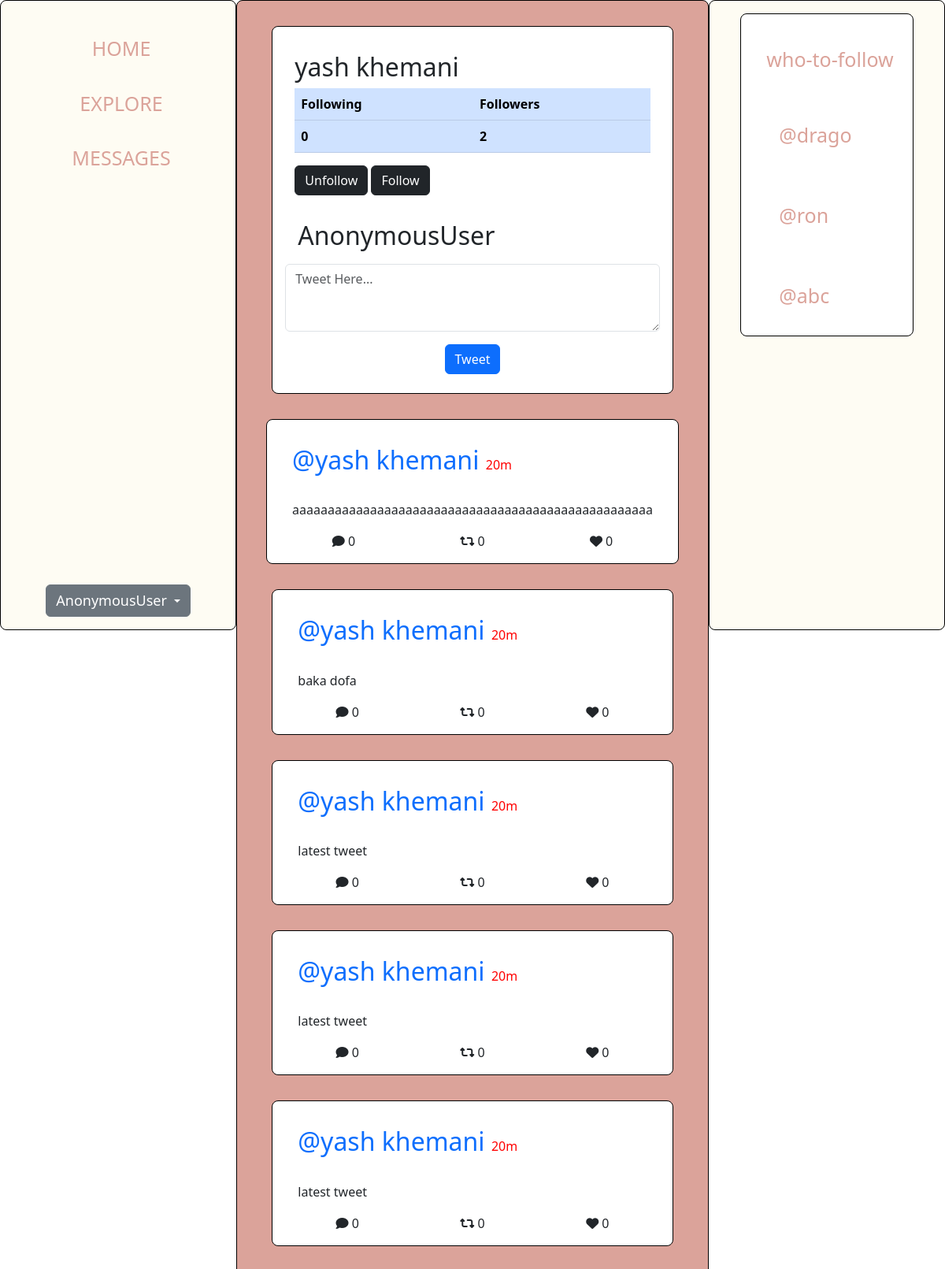
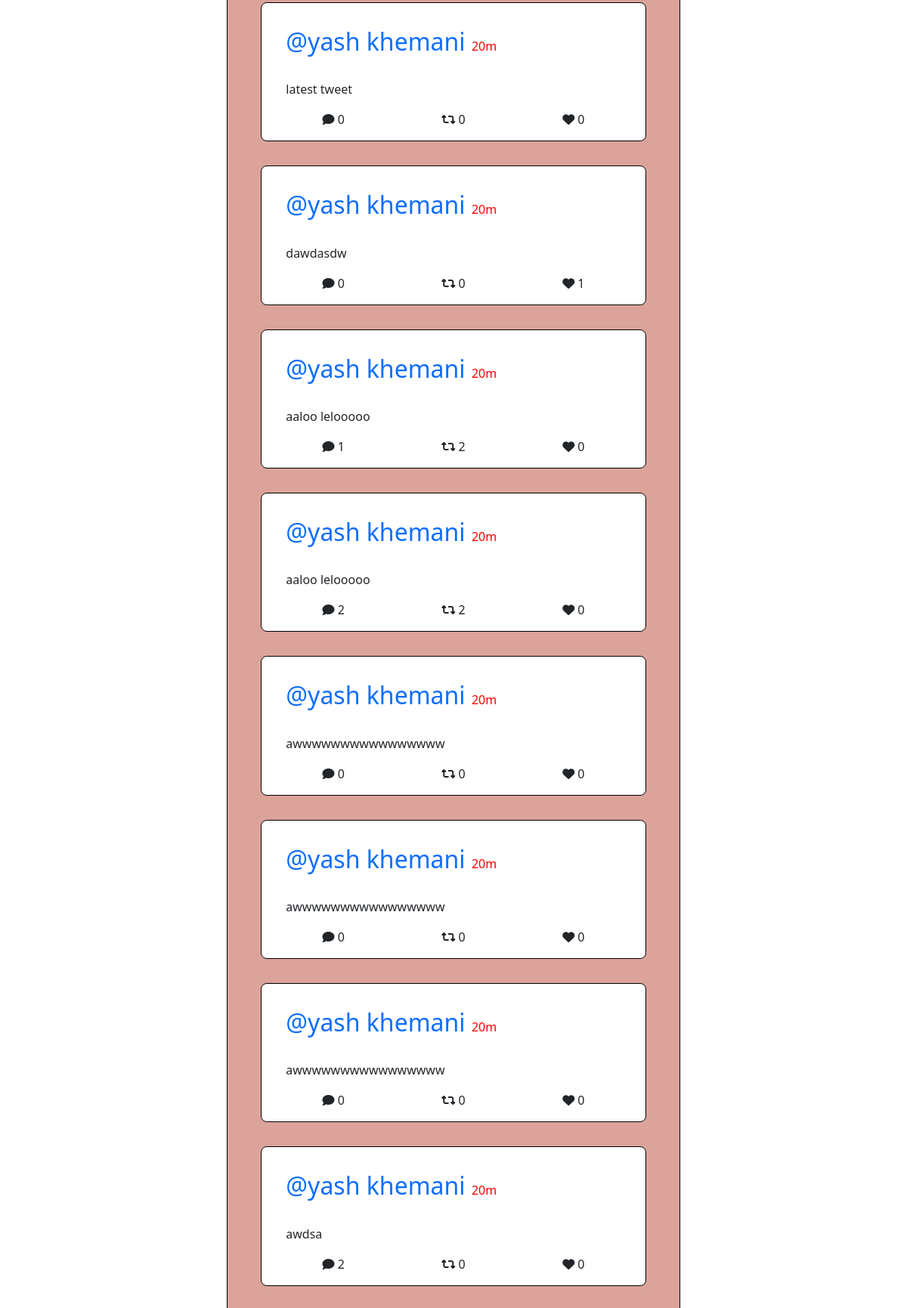
Screenshot of /yyash (upper part) with the database file from the repository (2 pictures, top to bottom).
### base/models.py (models this page shows, shortened)
class CustomUser(AbstractUser):
    def __str__(self):
        name = self.first_name + ' ' + self.last_name
        if (len(name)==1):
            return self.username
        else:
            return name

class Tweet(models.Model):
    host = models.ForeignKey(CustomUser, on_delete=models.CASCADE, null=True, related_name='tweets')
    desciption = models.TextField(null=False, blank=False)
    created = models.DateTimeField(auto_now_add=True)
    class Meta:
        ordering = ['-created']

### base/views.py (the view)
# urls.py: path('<str:username>', views.profilePage, name='profilePage'),
def profilePage(request, username):
    try:
        user = CustomUser.objects.get(username=username)
    except:
        messages.error(request, 'User does not exist')
        return HttpResponseRedirect(reverse('homePage'))
    tweets = user.tweets.all()
    who_to_follow = CustomUser.objects.exclude(username=request.user.username).order_by('-date_joined')[:3]
    return render(request, "base/profilePage.html", {
        'tweets' : tweets,
        'wtf':who_to_follow,
        'user':user
    })

### base/templates/base/profilePage.html (shortened to what this page needs)
{% extends 'base/feed.html' %}
{% load static %}
{% block user_following_followers %}
<div class="container my-3">
    <div class="profile-page-header">
        <h2>
            {{user}}
        </h2>
        <table class="table table-primary">
            <tr>
                <th>Following</th>
                <th>Followers</th>
            </tr>
            <tr>
                <th>{{ user.following.count }}</th>
                <th>{{ user.followers.count }}</th>
            </tr>
        </table>
        {% if request.user != user %}
            <button class="btn btn-dark unfollow-btn">Unfollow</button>
            <button class="btn btn-dark follow-btn">Follow</button>
        {% endif %}
    </div>
</div>
{% endblock user_following_followers %}

### base/templates/base/feed.html (shortened to what this page needs)
{% extends 'base/homePage.html' %}
{% load static %}
{% block feed %}
<div class="card tweet">
{% block user_following_followers %}
{% endblock user_following_followers %}
    <form action="{% url 'homePage' %}" method="post">
        <div class="tweet-header form-group">
            <h2>
                {{request.user}}
            </h2>
        </div>
        <div class="form-group">
            <textarea class="form-control" placeholder="Tweet Here..." rows="3" name="tweet"></textarea>
        </div>
        <div class="tweet-footer">
            <button type="submit" class="btn btn-primary mb-2 my-3">Tweet</button>
        </div>
    </form>
</div>
    {% for tweet in tweets %}
    <div class="tweet card" data-id={{tweet.id}}>
        <div class="tweet-header">
            <a href="{% url 'profilePage' tweet.host.username %}" style="text-decoration: none;">
                <h2>
                    @{{tweet.host}}
                </h2>
            </a>
            <span id="time-since-tweet-created">20m</span>
        </div>
        <div class="tweet-body">
            {{tweet.desciption}}
        </div>
        <div class="tweet-footer">
            <div class="likes">
                <i class="fa-solid fa-comment"></i> </i>
                <span>
                    {{ tweet.comments.count }}
                </span>
            </div>
            <div class="likes">
                <i class="fa-solid fa-retweet retweet-icon"></i>
              <span>{{tweet.retweets.count}}</span>
            </div>
            <div class="likes">
                <i class="fa-solid fa-heart heart-icon"></i>
                <span>{{tweet.liked.count}}</span>
            </div>
        </div>
    </div>
    {% endfor %}
{% endblock feed %}

### base/templates/base/homePage.html (shortened to what this page needs)
{% extends 'base/layout.html' %}
{% load static %}
{% block css %}
<link rel="stylesheet" href="{% static 'css/homePage1.css' %}?v=5">
{% endblock css %}
{% block content %}
<div class="home-container">
    <div class="sidebar card">
        <div class="sidebar-header">
            <a href="{% url 'homePage'%}" class="sidebar-links">HOME</a>
            <a href="#" class="sidebar-links">EXPLORE</a>
            <a href="#" class="sidebar-links">MESSAGES</a>
        </div>
    <div class="dropdown">
        <button class="btn btn-secondary dropdown-toggle" type="button" id="dropdownMenuButton1" data-bs-toggle="dropdown" aria-expanded="false">
         <span style="font-size: large;">
            {{request.user}}
         </span>
        </button>
      </div>
    </div>
    <div class="feed card">
        {% block feed %}
        {% endblock feed %}
    </div>
    <div class="side-menu card">
        <div class="card">
            <div class="side-menu-header">
                <h2>who-to-follow</h2>
            </div>
            <div class="side-menu-body">
                {% for user in wtf %}
                    <div class="user">
                        <a href="{% url 'profilePage' user.username %}" class="sidebar-links">
                            <h2>
                                @{{user.username}}
                            </h2>
                        </a>
                    </div>
                {% endfor %}
            </div>
        </div>
    </div>
</div>
{% endblock content %}

### base/static/css/homePage1.css (style rules this page uses)
.home-container { display: grid; grid-template-columns: 1fr 2fr 1fr; }
.card { border: 1px solid black; padding: 1rem; border-radius: 0.5em; }
.sidebar, .side-menu { display: flex; flex-direction: column; justify-content: space-between; align-items: center; height: 100vh; background-color: #FEFCF3; }
.sidebar-header { display: flex; flex-direction: column; align-items: center; justify-content: space-between; }
.sidebar-links , .side-menu h2, .side-menu h3 { padding: 6px 8px 6px 16px; margin-top: 20px; text-decoration: none; font-size: 25px; color: #DBA39A; display: block; }
.sidebar, .side-menu { position: -webkit-sticky; position: sticky; top: 0; }
.feed { display: flex; flex-direction: column; justify-content: start; align-items: center; height: 100%; background-color: #DBA39A; }
.tweet { min-width: 90%; margin: 1rem 0; }
.tweet-header h2 { display:inline; margin: 10px 0px; }
.tweet-header span { color: red; }
.tweet-body, .tweet-header { padding: 1rem; }
.tweet-footer { display: flex; align-items: center; justify-content: space-around; }

### base/templates/base/layout.html (style rules this page uses)
* { margin: 0; padding: 0; box-sizing: border-box; }

### rows the page displays
CustomUser: first_name+last_name "yash khemani", following.count "0", followers.count "2"
Tweet: host "yash khemani", desciption "aaaaaaaaaaaaaaaaaaaaaaaaaaaaaaaaaaaaaaaaaaaaaaaaaaa", comments.count "0", retweets.count "0", liked.count "0"
Tweet: host "yash khemani", desciption "baka dofa", comments.count "0", retweets.count "0", liked.count "0"
Tweet: host "yash khemani", desciption "latest tweet", comments.count "0", retweets.count "0", liked.count "0"
Tweet: host "yash khemani", desciption "latest tweet", comments.count "0", retweets.count "0", liked.count "0"
Tweet: host "yash khemani", desciption "latest tweet", comments.count "0", retweets.count "0", liked.count "0"
Tweet: host "yash khemani", desciption "latest tweet", comments.count "0", retweets.count "0", liked.count "0"
Tweet: host "yash khemani", desciption "dawdasdw", comments.count "0", retweets.count "0", liked.count "1"
Tweet: host "yash khemani", desciption "aaloo lelooooo", comments.count "1", retweets.count "2", liked.count "0"
Tweet: host "yash khemani", desciption "aaloo lelooooo", comments.count "2", retweets.count "2", liked.count "0"
Tweet: host "yash khemani", desciption "awwwwwwwwwwwwwwww", comments.count "0", retweets.count "0", liked.count "0"
Tweet: host "yash khemani", desciption "awwwwwwwwwwwwwwww", comments.count "0", retweets.count "0", liked.count "0"
Tweet: host "yash khemani", desciption "awwwwwwwwwwwwwwww", comments.count "0", retweets.count "0", liked.count "0"
Tweet: host "yash khemani", desciption "awdsa", comments.count "2", retweets.count "0", liked.count "0"
CustomUser: username "drago"
CustomUser: username "ron"
CustomUser: username "abc"

### other values shown
{{ request.user }} "AnonymousUser"
